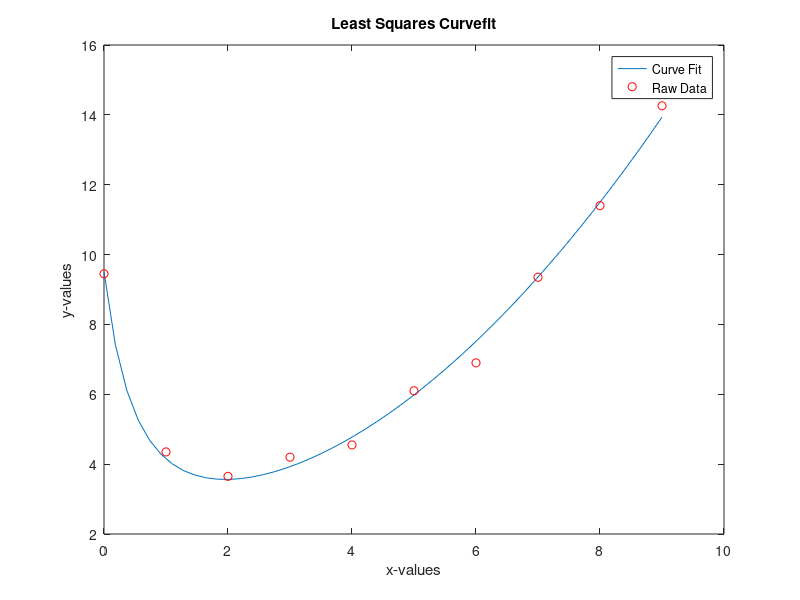

Write the MATLAB code that produced this figure.
% ME 261 Homework 22
% Marco Gomez

clc
clear

x = [0 1 2 3 4 5 6 7 8 9];
y = [9.45 4.35 3.65 4.20 4.55 6.10 6.90 9.35 11.40 14.26];
i = x';
j = y';
l = length(x);
Z = [ones(l,1) (1./((i+1).^2)) i.^2];
A = Z'*Z;
b = Z'*j;
a = A\b;

fprintf('The calculated coefficients using Least Squares are:\n c1 = %.3f\n c2 = %.3f\n c3 = %.3f\n', a)

xplot = linspace(0,9,50);
yplot = a(1)+(a(2)./((xplot+1).^2))+a(3).*(xplot).^2;
plot(xplot,yplot)
xlabel('x-values')
ylabel('y-values')
title('Least Squares Curvefit')
hold on
scatter(x,y,'r')
hold off
legend('Curve Fit','Raw Data')
